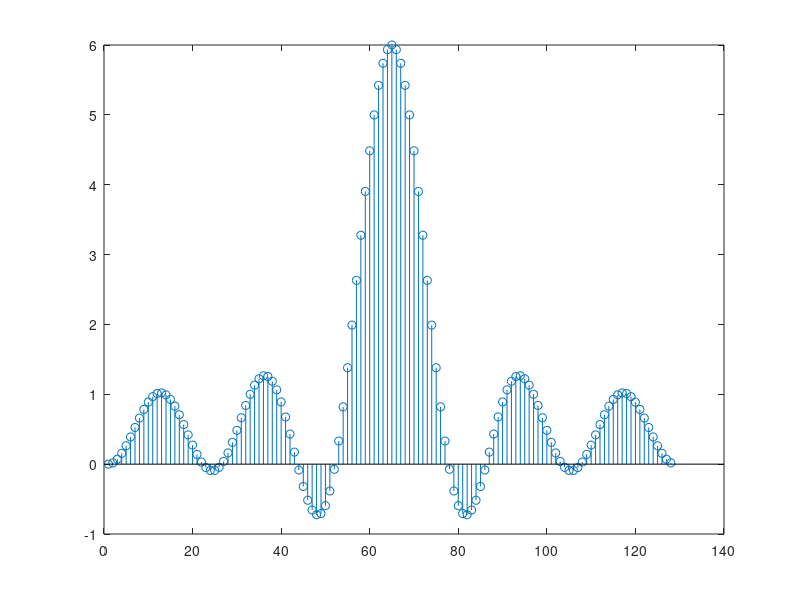

This figure's MATLAB source:
%% Test
figure()

% signal = [0,0,0,0,0,0,1,1,1,1,0,0,0,0,0,0];
signal = [ones(1,6), zeros(1,128-6)];
valor = real(fftshift(fft(signal,128)));
stem(valor)

return;
signal = ones(1,16);
valor = real(fftshift(fft(signal,128)));
plot(valor)

%% Reading signal RMS values out of a Matlab pwelch periodogram

% % pwelch with a given window length
% [Pxx,f]=pwelch(x);
% [Pxx,f]=pwelch(x,1000);
% 
% % pwelch with a different window
% pwelch(x,hamming(1000))
% pwelch(x,hanning(1000)) 
% pwelch(x,blackmanharris(1000))
% 
% % pwelch without overlap
% pwelch(x,hanning(1000),0) 
% 
% % pwelch with real frequencies
% % All the above examples still work with normalised frequencies, i.e., a sampling frequency of 1 Hz is
% % assumed and the single-sided spectrum goes from 0,..,0.5 Hz. To use a real sampling frequency of256 kHz
% pwelch(x,hanning(1000),0,[],256e3)
% 
% % Recommended practice
% nx = max(size(x));
% na = 16; %the averaging factor
% w = hanning(floor(nx/na));
% [Pxx,f]=pwelch(x,w,0,[],256e3);

%% pwelch: Welch’s power spectral density estimate

% fft(Y) will give you a complex-valued output, which is the discrete Fourier transform of Y.
% pwelch(Y, ...., 'twosided') is giving you a Welch's overlapped segment averaging power 
% spectral density estimate where there is some averaging done to reduce the variablity of 
% the spectral estimate.

% Welch PSD Estimate of Signal with Frequency in Hertz
% ====================================================
rng default

fs = 1000;
t = 0:1/fs:5-1/fs; 
% t = 0: 0.001: 4.999

noisevar = 1/4;
x = cos(2*pi*100*t)+sqrt(noisevar)*randn(size(t));

% Obtain the DC-centered power spectrum using Welch's method. Use a segment length of 500 samples 
% with 300 overlapped samples and a DFT length of 500 points. 
[pxx,f] = pwelch(x,500,300,500,fs,'centered','power');

plot(f,10*log10(pxx))
xlabel('Frequency (Hz)')
ylabel('Magnitude (dB)')
grid

% [pxx,f]= pwelch(x,window,noverlap,nfft,fs)
% https://www.dsprelated.com/showarticle/1221.php
fs= 4000;                % Hz sample rate
Ts= 1/fs;
f0= 500;                 % Hz sine frequency
A= sqrt(2);              % V sine amplitude for P= 1 W into 1 ohm.
N= 1024;                 % number of time samples
n= 0:N-1;                % time index
x= A*sin(2*pi*f0*n*Ts) + .1*randn(1,N)*0;    % 1 W sinewave + noise




